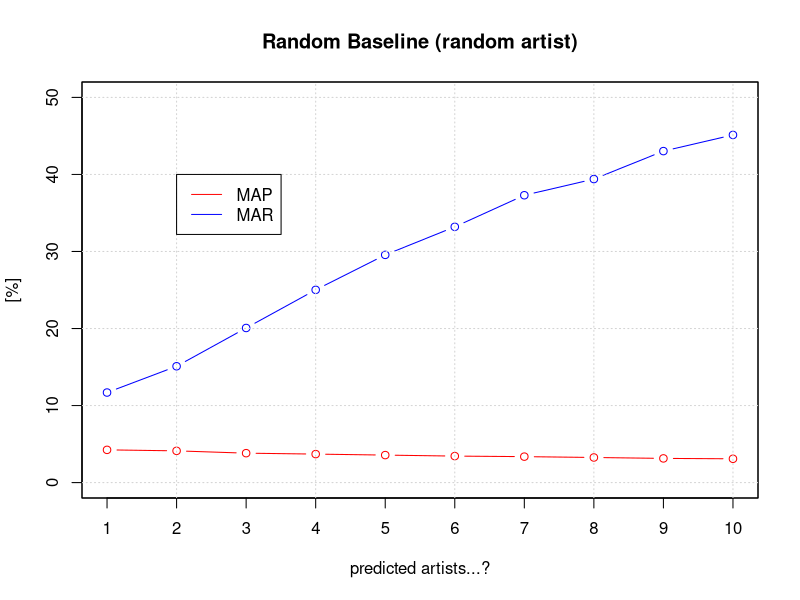
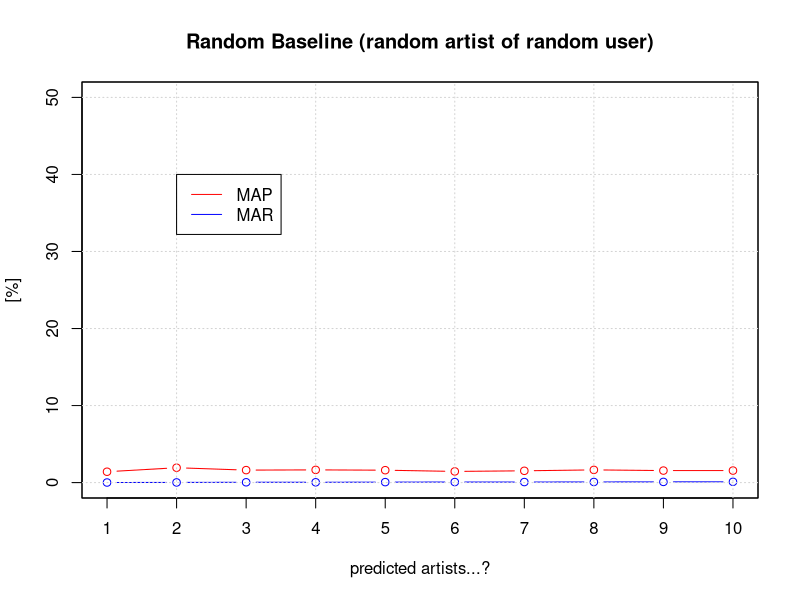

Here is the R script that generated these plots, in order:
# Random Baseline Artist
  #1, MAP: 4.25, MAR  11.69
  #2, MAP: 4.12, MAR  15.10
  #3, MAP: 3.82, MAR  20.07
  #4, MAP: 3.70, MAR  25.02
  #5, MAP: 3.57, MAR  29.56
  #6, MAP: 3.44, MAR  33.20
  #7, MAP: 3.37, MAR  37.30
  #8, MAP: 3.26, MAR  39.40
  #9, MAP: 3.14, MAR  43.03
  #10, MAP: 3.09, MAR  45.13

x <- c(1:10)
rb_MAP <- c(4.25, 4.12, 3.82, 3.70, 3.57, 3.44, 3.37, 3.26, 3.14, 3.09)
rb_MAR <- c(11.69, 15.10, 20.07, 25.02, 29.56, 33.20, 37.30, 39.40, 43.03, 45.13)

plot(x, rb_MAP, type="b", xaxt="n", yaxt="n", xlab="predicted artists...?", ylab="[%]", col="red", ylim=c(0,50), main="Random Baseline (random artist)")
par(new=TRUE)
plot(x, rb_MAR, type="b", xaxt="n", yaxt="n", xlab="", ylab="", col="blue", ylim=c(0,50))
par(new=TRUE)
axis(1, at=x, labels=x)
axis(2, at=seq(0,50,by=10))
grid()
legend(2, 40, c("MAP", "MAR"), lty=c(1,1), lwd=1, col=c("red", "blue"))
par(new=FALSE)



# Random Baseline User
  #1, MAP: 1.41, MAR: 0.01
  #2, MAP: 1.93, MAR: 0.02
  #3, MAP: 1.62, MAR: 0.04
  #4, MAP: 1.65, MAR: 0.04
  #5, MAP: 1.61, MAR: 0.06
  #6, MAP: 1.45, MAR: 0.07
  #7, MAP: 1.53, MAR: 0.07
  #8, MAP: 1.65, MAR: 0.08
  #9, MAP: 1.56, MAR: 0.09
  #10, MAP: 1.56, MAR: 0.10

x2 <- c(1:10)
rb_MAP2 <- c(1.41, 1.93, 1.62, 1.65, 1.61, 1.45, 1.53, 1.65, 1.56, 1.56)
rb_MAR2 <- c(0.01, 0.02, 0.04, 0.04, 0.06, 0.07, 0.07, 0.08, 0.09, 0.10)

plot(x2, rb_MAP2, type="b", xaxt="n", yaxt="n", xlab="predicted artists...?", ylab="[%]", col="red", ylim=c(0,50), main="Random Baseline (random artist of random user)")
par(new=TRUE)
plot(x2, rb_MAR2, type="b", xaxt="n", yaxt="n", xlab="", ylab="", col="blue", ylim=c(0,50))
par(new=TRUE)
axis(1, at=x2, labels=x2)
axis(2, at=seq(0,50,by=10))
grid()
legend(2, 40, c("MAP", "MAR"), lty=c(1,1), lwd=1, col=c("red", "blue"))
par(new=FALSE)





